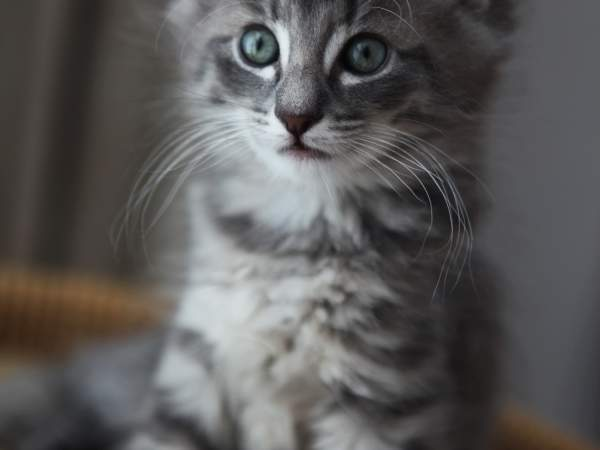
#> input picture HW1/450.jpeg, 600 x 450 px
$ jupyter execute --allow-errors main.ipynb
#> lines starting #> are read from the running program, lines starting #| are printed output that depends on the picture; after the words box and inside, x2 and y2 are one past the last pixel; in counts of white or black regions, pixels touching at a corner belong together
<div align=center>

<p></p>
<p></p>
<font size=5>
In the Name of God
<font/>
<p></p>
 <br/>
    <br/>
<font color=#FF7500>
Sharif University of Technology - Department of Computer Engineering
</font>
<p></p>
<font color=blue>
Fundamental of 3D Computer Vision - Dr. Haniyeh Naderi
</font>
<br/>
<br/>
Winter 2024

<div/>

<hr/>
		<div align=center>
		    <font color=red size=6>
			    <br />
Assignment 1 - Q4
			</font>
    <br/>
<font size=4>
			<br/><br/>
Deadline:  March the 7th

<br/>
<br/>
<b>

Kian Izadpanah 400104783
<b/>
                <br/><br/><br/>
                <font color=red>
     </font>
</font>
                <br/>
    </div>

# Part 0 - Import Libraries

[cell 1]
import cv2
import numpy as np
import matplotlib.pylab as plt

# Part 1  - Basic Operations

|Task     | Command                 | Return                     |
|---------|:-----------------------:|---------------------------:|
| Reading | `imread(filename, flag)`| image as numpy.ndarray     |
| Showing |`imshow(window, image)`  | none                       |
| Wait    | `waitKey(time)`         | ASCII code of key pressed  |

While using jupyter notebook ensure that you use the following command after every `imshow`:

```python
#Wait till key is pressed
k=cv2.waitKey(0)
#Close all the windows
cv2.destroyAllWindows()
```

So, read the image file provided for you, and display it using below blocks.

[cell 2]
image = cv2.imread('img.jpeg')
#> (the rest of this cell did not finish here and is left out)

[cell 3]
cv2.imshow('cat', image)
cv2.waitKey(0)
cv2.destroyAllWindows()

[cell 4]
#Basic stats of the image
print("The loaded image is of type:", type(image))
#| The loaded image is of type: <class 'NoneType'>
#> (the rest of this cell did not finish here and is left out)

As you noticed, the image size is too big. we have to resize it.

#> (a cell that did not finish here is left out)

[cell 6]
cv2.imshow("resized cat", image)
cv2.waitKey(0)
cv2.destroyAllWindows()

# Part 2 - Colors

Interesting thing to note is that the opencv deals with the images in the BGR color system. so if you use plt.imshow, you will notice changes in color.

#> (a cell that did not finish here is left out)

How to solve it though?

#> (a cell that did not finish here is left out)

Pseudocolor can be a useful tool for enhancing contrast and visualizing your data more easily. This is especially useful when making presentations of your data using projectors - their contrast is typically quite poor.

Pseudocolor is only relevant to single-channel, grayscale, luminosity images. We currently have an RGB image. Since R, G, and B are all similar (see for yourself), we can just pick one channel of our data using array slicing

#> (a cell that did not finish here is left out)

It's helpful to have an idea of what value a color represents. We can do that by adding a color bar to your figure:

#> (a cell that did not finish here is left out)

Sometimes you want to enhance the contrast in your image, or expand the contrast in a particular region while sacrificing the detail in colors that don't vary much, or don't matter. A good tool to find interesting regions is the histogram. To create a histogram of our image data, we use the hist() function.

#> (a cell that did not finish here is left out)

# Part 3 -  Homework begins!

TODO

Read an image from [this URL](https://placekitten.com/600/450) and display it.

What is the size of the image?

What type of image is it?

[cell 12]
import wget
wget.download("https://placekitten.com/600/450")
#> (this line was passed over: the network is not available in this run)

[cell 13]
#TODO
image = cv2.imread("450.jpeg")
#> image is the input picture: shape (450, 600, 3); mean B, G, R 88.9, 89.1, 91
print(f"image size is: {image.shape}")
#| image size is: (450, 600, 3)
print(f"image type is: {type(image)}")
#| image type is: <class 'numpy.ndarray'>

## Visualize RGB Channels

Display each channel of the input image.

[cell 14]
#TODO Display each channel of the input image.
RGB_image = cv2.cvtColor(image, cv2.COLOR_BGR2RGB)

r = RGB_image.copy()
r[:, :, 1] = 0
r[:, :, 2] = 0
r = cv2.cvtColor(r, cv2.COLOR_BGR2RGB)
cv2.imshow("red channel", r)
cv2.waitKey(0)
cv2.destroyAllWindows()

g = RGB_image.copy()
g[:, :, 0] = 0
g[:, :, 2] = 0
g = cv2.cvtColor(g, cv2.COLOR_BGR2RGB)
cv2.imshow("green channel", g)
cv2.waitKey(0)
cv2.destroyAllWindows()

b = RGB_image.copy()
b[:, :, 0] = 0
b[:, :, 1] = 0
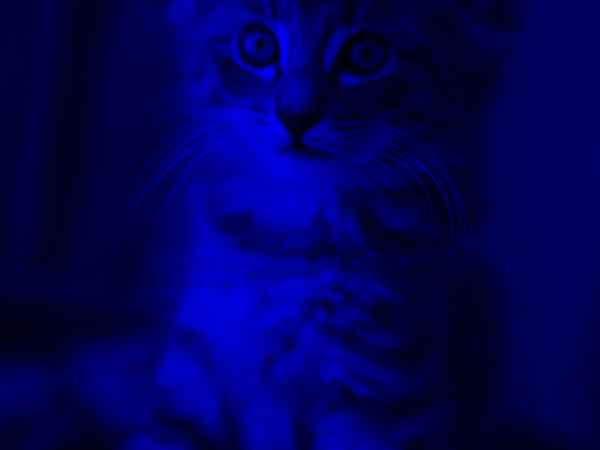
#> b: shape (450, 600, 3); mean R, G, B 0, 0, 88.9
b = cv2.cvtColor(b, cv2.COLOR_BGR2RGB)
cv2.imshow("blue channel", b)
cv2.waitKey(0)
cv2.destroyAllWindows()

## Negative of an Image
In this part, you will have to implement and display the negative of the image. in both Gray, and RGB spaces.
do not use built-in functions.

[cell 15]
#TODO
# Negative of RGB image
def neg_RGB(img):
    w, h, _ = img.shape
#> w = 450; h = 600
    for i in range(w):
        for j in range(h):
            img[i][j][0] = 255 - img[i][j][0]
            img[i][j][1] = 255 - img[i][j][1]
            img[i][j][2] = 255 - img[i][j][2]

    return img
tmp = RGB_image.copy()
cv2.imshow("RGB-negative", neg_RGB(tmp))
cv2.waitKey(0)
cv2.destroyAllWindows()

#Negative of Gray image
def neg_gray(img):
    w, h = img.shape
#> w = 450; h = 600
    for i in range(w):
        for j in range(h):
            img[i][j] = 255 - img[i][j]
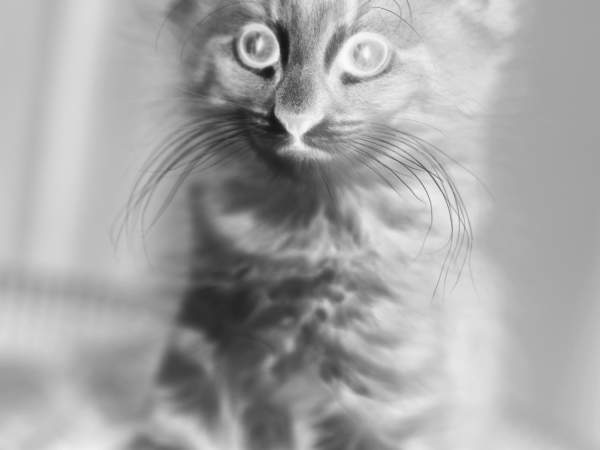
#> img: shape (450, 600); min 19, max 253, mean 165.4

    return img

tmp = cv2.cvtColor(image, cv2.COLOR_BGR2GRAY)
cv2.imshow("gray-negative", neg_gray(tmp))
cv2.waitKey(0)
cv2.destroyAllWindows()

## Binarize Image
 Convert the input image to Gray, and then binarize it. do not use built-in functions.

[cell 16]
#TODO
gray_image = cv2.cvtColor(image, cv2.COLOR_BGR2GRAY)
w, h = gray_image.shape
#> w = 450; h = 600
print(gray_image.shape)
#| (450, 600)
binarized_image = gray_image.copy()
threshold = 255 / 2
for i in range(w):
    for j in range(h):
        if gray_image[i][j] > threshold:
            binarized_image[i][j] = 255
        else:
            binarized_image[i][j] = 0
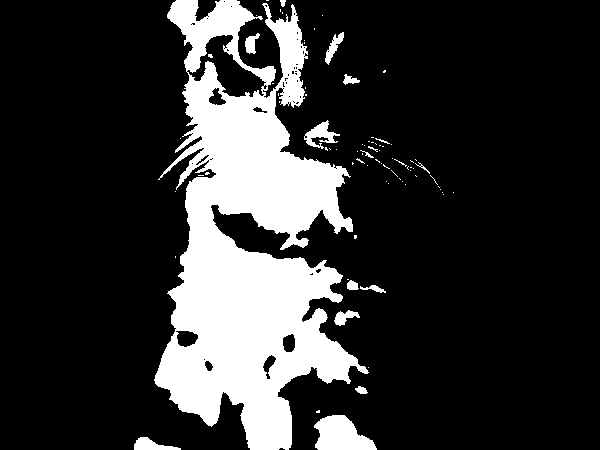
#> binarized_image: shape (450, 600); 19.3% white; 82 white regions (67 under 20 px), largest, box (x1, y1, x2, y2) and area: (154, 0, 369, 450) 48466, (314, 415, 377, 450) 1498, (304, 120, 340, 149) 436

result = np.concatenate((gray_image, binarized_image), axis = 1)

cv2.imshow("gray cat vs binarized cat", result)
cv2.waitKey(0)
cv2.destroyAllWindows()

## Bit-Plane Slicing

Perform Bit-Plane Slicing on the input image.
Implement the function yourself, do not use built-in functions.

[cell 17]
#TODO  BitPlane Slicing
def bitplane_slicing(img):
    res = []
    w, h = img.shape
#> w = 450; h = 600
    for i in range(0, 8):
        bit = np.full((w, h), 2 ** i, dtype=np.uint8)
        tmp = np.bitwise_and(img, bit)
        tmp = np.multiply(tmp, 255)
        res.append(tmp)
#> this loop made 8 passes
#> pass 2, in bitplane_slicing, `tmp = np.bitwise_and(img, bit)`:
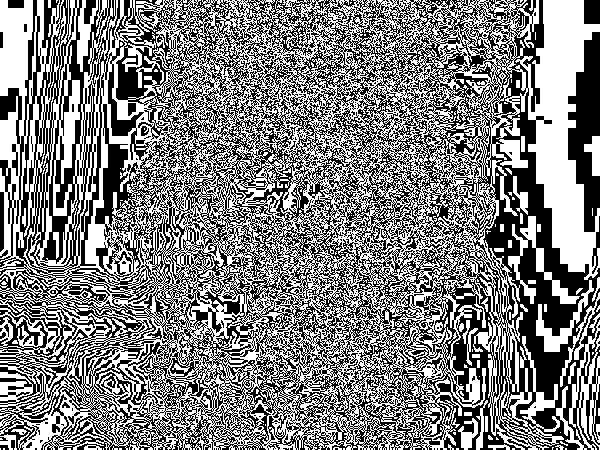
#> tmp: shape (450, 600); values 0 (black) and 2 (white), 50.2% white; 408 black regions (382 under 20 px), largest, box (x1, y1, x2, y2) and area: (0, 0, 600, 450) 127560, (568, 32, 600, 232) 3920, (584, 0, 600, 24) 384
#> after the loop, res = 8 items
    res = np.array(res, dtype=np.uint8)
    return res

result = bitplane_slicing(gray_image)
tmp1 = np.concatenate((result[0], result[1], result[2], result[3]), axis=1)
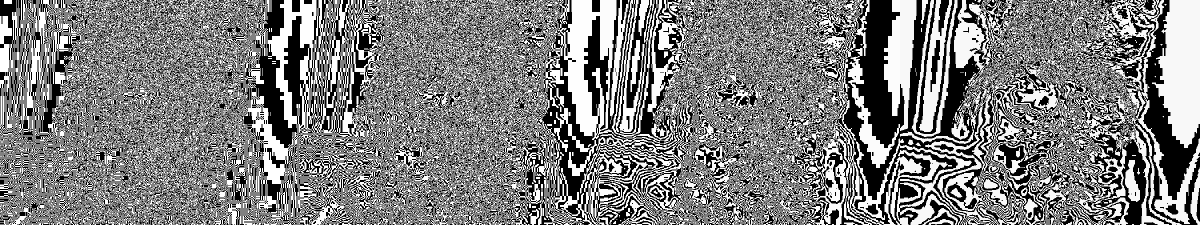
#> tmp1: shape (450, 2400) (shown at 1/2 size); min 0, max 255, mean 126.4
tmp2 = np.concatenate((result[4], result[5], result[6], result[7]), axis=1)
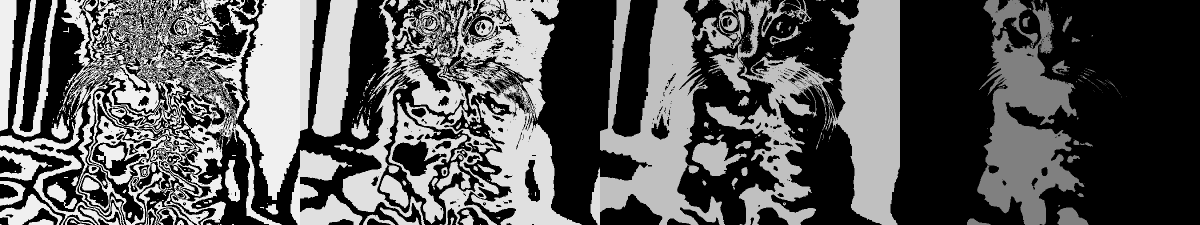
#> tmp2: shape (450, 2400) (shown at 1/2 size); min 0, max 240, mean 90
tmp3 = np.concatenate((tmp1, tmp2), axis=0)
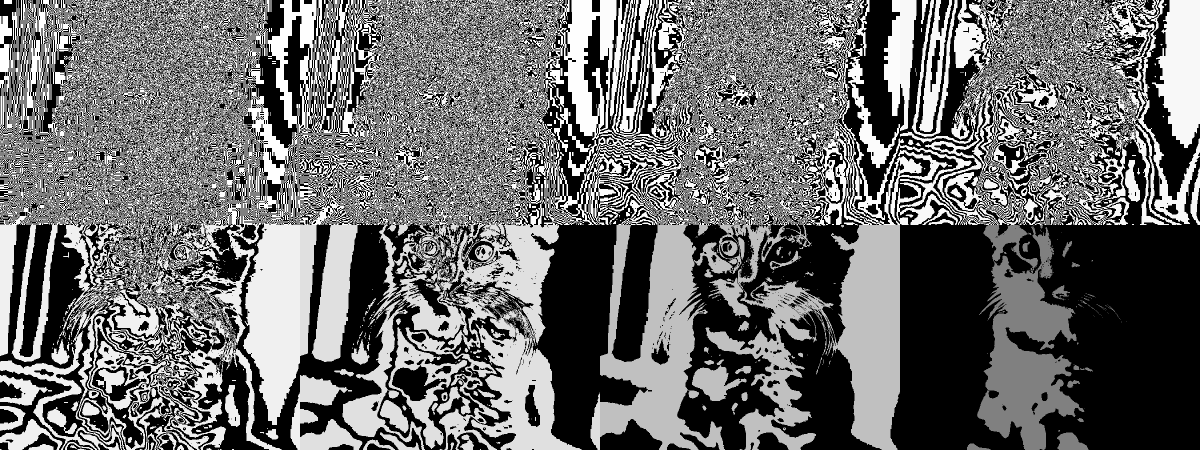
#> tmp3: shape (900, 2400) (shown at 1/2 size); min 0, max 255, mean 108.2
cv2.imshow("bit plane sliced", tmp3)
cv2.waitKey(0)
cv2.destroyAllWindows()

'''if all of the images don't fit in your screen you can run the code below to see all of the bit-planes separately'''
# [4 lines of commented-out code are left out]

## HSV Color System
In this part we wat to change the RGB Color System to HSV.

[cell 18]
hsv = cv2.cvtColor(image, cv2.COLOR_BGR2HSV)
#> hsv: shape (450, 600, 3); mean H, S, V 72.3, 23.8, 93.7

As you can see, cv2.cvtColor() function converts colorspace.
You have to write your own function RGB_to_HSV without using opencv and other built-in functions, to convert an RGB image to an HSV one. compare your results with the above code block.

[cell 19]
#TODO  def RGB_to_HSV()
def RGB_to_HSV(RGB_img):
    w, h, _ = RGB_img.shape
#> w = 450
    red = RGB_img[:, :, 0]
    green = RGB_img[:, :, 1]
    blue = RGB_img[:, :, 2]
    res = [[0 for _ in range(h)] for _ in range(w)]
    for i in range(w):
        for j in range(h):
           res[i][j] = round(0.3*red[i][j] + 0.59*green[i][j] + 0.11*blue[i][j])
#> after the loop, res = 450 items
    res = np.array(res, dtype=np.uint8)
    return res

result = RGB_to_HSV(RGB_image)

cv2.imshow("rgb to hsv", result)
cv2.waitKey(0)
cv2.destroyAllWindows()

The HSV color system is used to detect the color as all the chromatic information is in one band.

Here we want to extract the Red color from image.
Research how to do so, write your conclusions and implement it here.

[cell 20]
#TODO Extract red color from image.
'''
It can be said that we can have two masks which represent the lower and upper bounds for the red color. Each itself
has a lower bound and upper bound too. The only thing that we should do is to apply the merged mask to the raw image and then we can only have
the red colors of the mentioned image.
'''
hsv_image = cv2.cvtColor(image, cv2.COLOR_BGR2HSV)
msk = cv2.inRange(hsv_image, np.array([0,50,50]), np.array([10,255,255])) + \
            cv2.inRange(hsv_image, np.array([170,50,50]), np.array([180,255,255]))
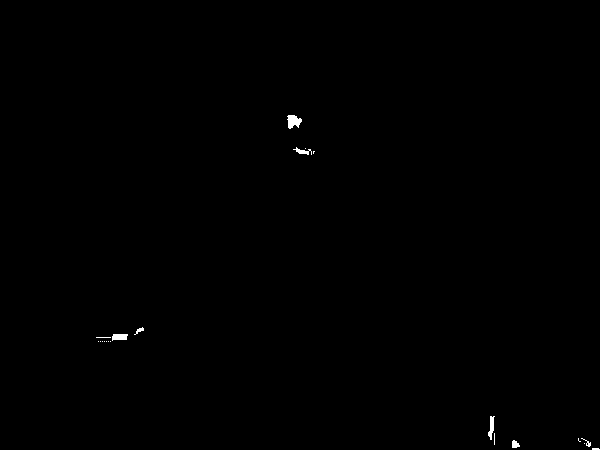
#> msk: shape (450, 600); 0.2% white; 21 white regions (14 under 20 px), largest, box (x1, y1, x2, y2) and area: (287, 115, 302, 129) 142, (112, 334, 128, 341) 91, (488, 416, 495, 440) 90
tmp = image.copy()
tmp[np.where(msk==0)] = 0
#> tmp: shape (450, 600, 3)
cv2.imshow("red-only image", tmp)
cv2.waitKey(0)
cv2.destroyAllWindows()

## Histogram Equalization
In this section you will have to perform histogram equalization on the gray image. This transform flattens the gray-level histogram so that all intensities are as equally common as possible. The transform function is a cumulative distribution function (cdf) of the pixel values in the image (normalized to map the range of pixel values to the desired range).

To do so,
1. first display the original histogram of the image using built-in functions,
2. Then write a function to perform Histogram Equalization without using any built-in function, only Numpy.
3. Use the cv2.equalizeHist to compare your results.

[cell 21]
# TODO : def hist_eq()
hist = np.array(cv2.calcHist([gray_image],[0],None,[256],[0,256]))
#> hist = 256 values, max 6682 at index 91, min 0 at index 0, mean 1054.7
total_pixels = np.sum(hist)
#> total_pixels = 270000
cdf = np.full((len(hist)), 0, dtype=np.float32)
#> cdf = 256 values from 0 to 0
sum = 0
mapping = []
for i in range(len(hist)):
    sum += hist[i]
    cdf[i] = (sum / total_pixels)
    mapping.append(round((len(hist)-1) * cdf[i]))
#> this loop made 256 passes
#> sum on passes 1 to 3: [0], [0], [1]
#> after the loop, cdf = 256 values from 0 to 1; mapping = 256 values from 0 to 255; sum = [270000]

def hist_eq(gray_img):
    w, h = gray_img.shape
#> w = 450; h = 600
    equalized_img = gray_image.copy()
    for i in range(w):
        for j in range(h):
            equalized_img[i][j] = mapping[gray_image[i][j]]
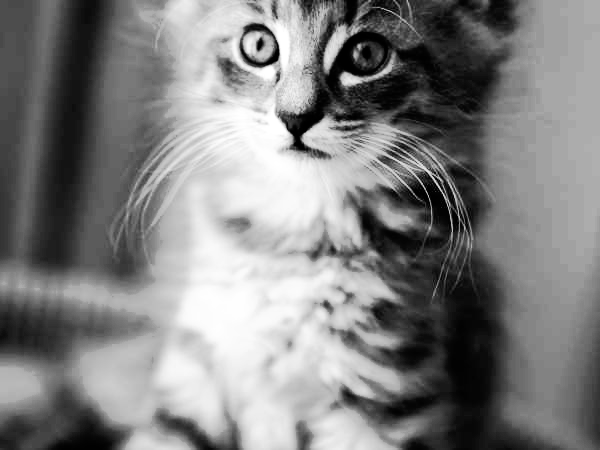
#> equalized_img: shape (450, 600); min 0, max 255, mean 128.7

    return np.array(equalized_img, dtype=np.uint8)

manual_equalized_image = hist_eq(gray_image)

cv2_equalized_image = cv2.equalizeHist(gray_image)
result = np.hstack((manual_equalized_image, cv2_equalized_image))
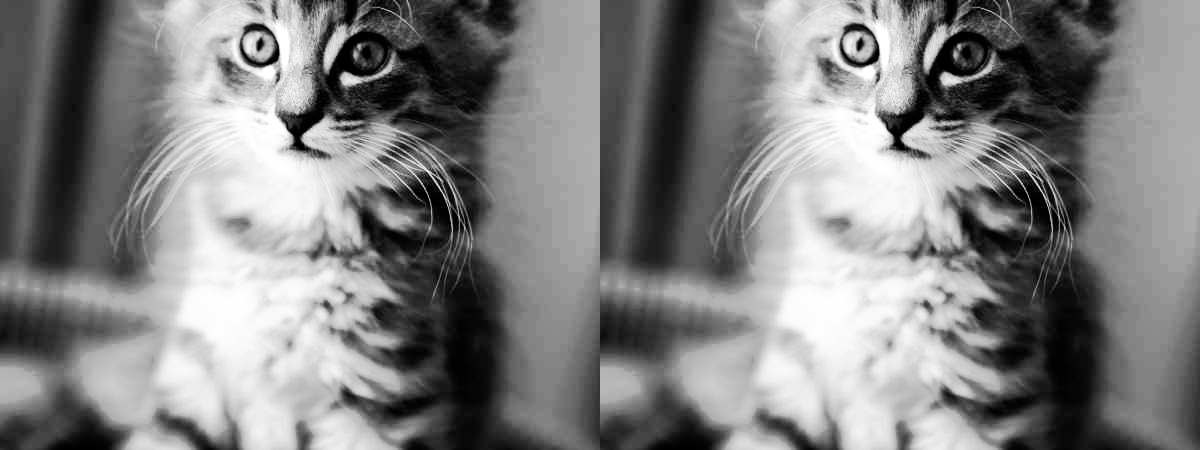
#> result: shape (450, 1200); min 0, max 255, mean 128.7

cv2.imshow("manual hist equalization vs cv2 hist equalization", result)
cv2.waitKey(0)
cv2.destroyAllWindows()

$ run again, with HW2/image1.png saved as HW1/450.jpeg
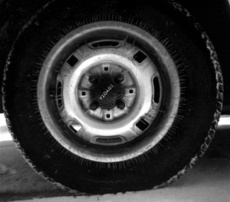
#> input picture HW2/image1.png, 230 x 202 px
#| The loaded image is of type: <class 'NoneType'>
#> image is the input picture: shape (202, 230, 3); min 0, max 255, mean 53.1
#| image size is: (202, 230, 3)
#| image type is: <class 'numpy.ndarray'>
#| (202, 230)
#> after the loop in bitplane_slicing, `for i in range(0, 8):`: res = 8 items
#> after the loop in RGB_to_HSV, `for i in range(w):`: res = 202 items
#> msk: shape (202, 230); every value is 0
#> hist = 256 values, max 1765 at index 3, min 12 at index 244, mean 181.5
#> total_pixels = 46460
#> `cdf = np.full((len(hist)), 0, dtype=np.float32)`: cdf = 256 values from 0 to 0
#> the loop `for i in range(len(hist)):` made 256 passes
#> sum on passes 1 to 3: [820], [2328], [4037]
#> after the loop `for i in range(len(hist)):`: cdf = 256 values from 0.0176 to 1; mapping = 256 values from 5 to 255; sum = [46460]
#> `result = np.hstack((manual_equalized_image, cv2_equalized_image))`:
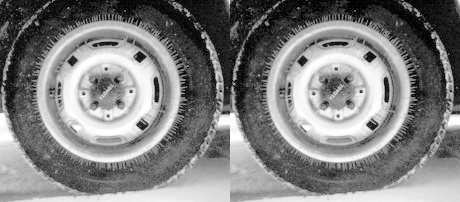
#> result: shape (202, 460); min 0, max 255, mean 128.3
